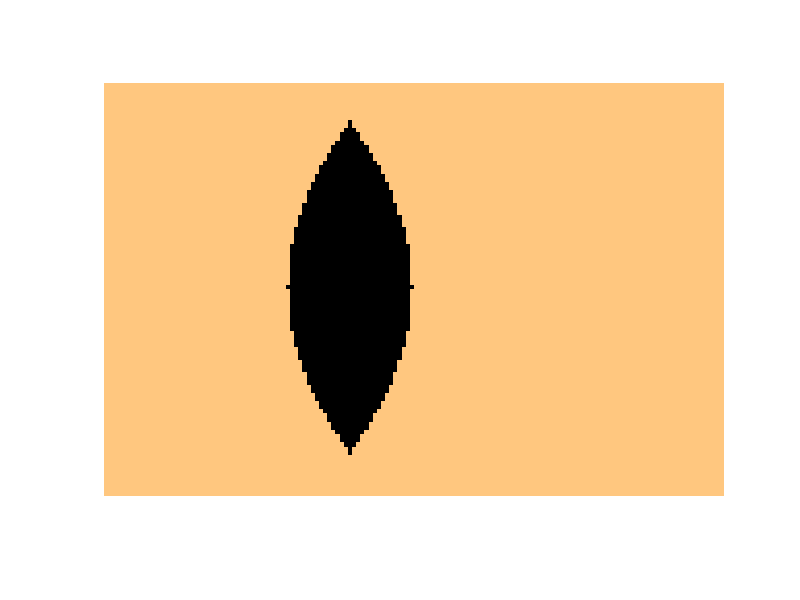

Recreate this plot in MATLAB.
% Creat x and y for a width 150, height 100 image
[x,y] = meshgrid(1:150, 1:100);

% Ellipse with origin (60,50) of size 15 x 40
Img = sqrt((x-60).^2 / 15^2) + ((y-50).^2 / 40^2) > 1;

% Plot the image
imagesc(Img);
colormap(copper);
axis image;
axis off;
